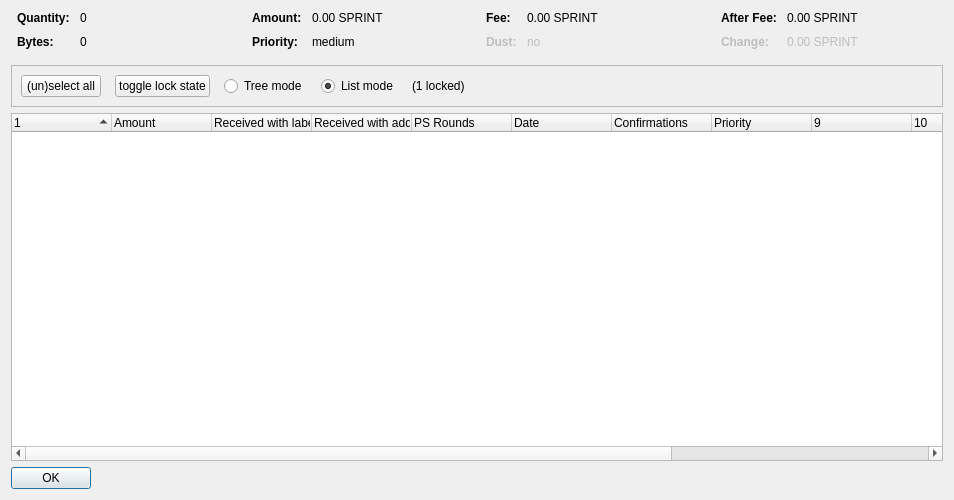
<?xml version="1.0" encoding="UTF-8"?>
<ui version="4.0">
 <class>CoinControlDialog</class>
 <widget class="QDialog" name="CoinControlDialog">
  <property name="geometry">
   <rect>
    <x>0</x>
    <y>0</y>
    <width>954</width>
    <height>500</height>
   </rect>
  </property>
  <property name="windowTitle">
   <string>Coin Selection</string>
  </property>
  <layout class="QVBoxLayout" name="verticalLayout">
   <item>
    <layout class="QHBoxLayout" name="horizontalLayoutTop" stretch="0,0,0,0">
     <property name="topMargin">
      <number>0</number>
     </property>
     <property name="bottomMargin">
      <number>10</number>
     </property>
     <item>
      <layout class="QFormLayout" name="formLayoutCoinControl1">
       <property name="horizontalSpacing">
        <number>10</number>
       </property>
       <property name="verticalSpacing">
        <number>10</number>
       </property>
       <property name="leftMargin">
        <number>6</number>
       </property>
       <property name="rightMargin">
        <number>6</number>
       </property>
       <item row="0" column="0">
        <widget class="QLabel" name="labelCoinControlQuantityText">
         <property name="font">
          <font>
           <weight>75</weight>
           <bold>true</bold>
          </font>
         </property>
         <property name="text">
          <string>Quantity:</string>
         </property>
        </widget>
       </item>
       <item row="0" column="1">
        <widget class="QLabel" name="labelCoinControlQuantity">
         <property name="cursor">
          <cursorShape>IBeamCursor</cursorShape>
         </property>
         <property name="contextMenuPolicy">
          <enum>Qt::ActionsContextMenu</enum>
         </property>
         <property name="text">
          <string notr="true">0</string>
         </property>
         <property name="textInteractionFlags">
          <set>Qt::LinksAccessibleByMouse|Qt::TextSelectableByKeyboard|Qt::TextSelectableByMouse</set>
         </property>
        </widget>
       </item>
       <item row="1" column="0">
        <widget class="QLabel" name="labelCoinControlBytesText">
         <property name="font">
          <font>
           <weight>75</weight>
           <bold>true</bold>
          </font>
         </property>
         <property name="text">
          <string>Bytes:</string>
         </property>
        </widget>
       </item>
       <item row="1" column="1">
        <widget class="QLabel" name="labelCoinControlBytes">
         <property name="cursor">
          <cursorShape>IBeamCursor</cursorShape>
         </property>
         <property name="contextMenuPolicy">
          <enum>Qt::ActionsContextMenu</enum>
         </property>
         <property name="text">
          <string notr="true">0</string>
         </property>
         <property name="textInteractionFlags">
          <set>Qt::LinksAccessibleByMouse|Qt::TextSelectableByKeyboard|Qt::TextSelectableByMouse</set>
         </property>
        </widget>
       </item>
      </layout>
     </item>
     <item>
      <layout class="QFormLayout" name="formLayoutCoinControl2">
       <property name="horizontalSpacing">
        <number>10</number>
       </property>
       <property name="verticalSpacing">
        <number>10</number>
       </property>
       <property name="leftMargin">
        <number>6</number>
       </property>
       <property name="rightMargin">
        <number>6</number>
       </property>
       <item row="0" column="0">
        <widget class="QLabel" name="labelCoinControlAmountText">
         <property name="font">
          <font>
           <weight>75</weight>
           <bold>true</bold>
          </font>
         </property>
         <property name="text">
          <string>Amount:</string>
         </property>
        </widget>
       </item>
       <item row="0" column="1">
        <widget class="QLabel" name="labelCoinControlAmount">
         <property name="cursor">
          <cursorShape>IBeamCursor</cursorShape>
         </property>
         <property name="contextMenuPolicy">
          <enum>Qt::ActionsContextMenu</enum>
         </property>
         <property name="text">
          <string notr="true">0.00 SPRINT</string>
         </property>
         <property name="textInteractionFlags">
          <set>Qt::LinksAccessibleByMouse|Qt::TextSelectableByKeyboard|Qt::TextSelectableByMouse</set>
         </property>
        </widget>
       </item>
       <item row="1" column="0">
        <widget class="QLabel" name="labelCoinControlPriorityText">
         <property name="font">
          <font>
           <weight>75</weight>
           <bold>true</bold>
          </font>
         </property>
         <property name="text">
          <string>Priority:</string>
         </property>
        </widget>
       </item>
       <item row="1" column="1">
        <widget class="QLabel" name="labelCoinControlPriority">
         <property name="cursor">
          <cursorShape>IBeamCursor</cursorShape>
         </property>
         <property name="contextMenuPolicy">
          <enum>Qt::ActionsContextMenu</enum>
         </property>
         <property name="text">
          <string>medium</string>
         </property>
         <property name="textInteractionFlags">
          <set>Qt::LinksAccessibleByMouse|Qt::TextSelectableByKeyboard|Qt::TextSelectableByMouse</set>
         </property>
        </widget>
       </item>
      </layout>
     </item>
     <item>
      <layout class="QFormLayout" name="formLayoutCoinControl3">
       <property name="horizontalSpacing">
        <number>10</number>
       </property>
       <property name="verticalSpacing">
        <number>10</number>
       </property>
       <property name="leftMargin">
        <number>6</number>
       </property>
       <property name="rightMargin">
        <number>6</number>
       </property>
       <item row="0" column="0">
        <widget class="QLabel" name="labelCoinControlFeeText">
         <property name="font">
          <font>
           <weight>75</weight>
           <bold>true</bold>
          </font>
         </property>
         <property name="text">
          <string>Fee:</string>
         </property>
        </widget>
       </item>
       <item row="0" column="1">
        <widget class="QLabel" name="labelCoinControlFee">
         <property name="cursor">
          <cursorShape>IBeamCursor</cursorShape>
         </property>
         <property name="contextMenuPolicy">
          <enum>Qt::ActionsContextMenu</enum>
         </property>
         <property name="text">
          <string notr="true">0.00 SPRINT</string>
         </property>
         <property name="textInteractionFlags">
          <set>Qt::LinksAccessibleByMouse|Qt::TextSelectableByKeyboard|Qt::TextSelectableByMouse</set>
         </property>
        </widget>
       </item>
       <item row="1" column="0">
        <widget class="QLabel" name="labelCoinControlLowOutputText">
         <property name="enabled">
          <bool>false</bool>
         </property>
         <property name="font">
          <font>
           <weight>75</weight>
           <bold>true</bold>
          </font>
         </property>
         <property name="text">
          <string>Dust:</string>
         </property>
        </widget>
       </item>
       <item row="1" column="1">
        <widget class="QLabel" name="labelCoinControlLowOutput">
         <property name="enabled">
          <bool>false</bool>
         </property>
         <property name="cursor">
          <cursorShape>IBeamCursor</cursorShape>
         </property>
         <property name="contextMenuPolicy">
          <enum>Qt::ActionsContextMenu</enum>
         </property>
         <property name="text">
          <string>no</string>
         </property>
         <property name="textInteractionFlags">
          <set>Qt::LinksAccessibleByMouse|Qt::TextSelectableByKeyboard|Qt::TextSelectableByMouse</set>
         </property>
        </widget>
       </item>
      </layout>
     </item>
     <item>
      <layout class="QFormLayout" name="formLayoutCoinControl4">
       <property name="horizontalSpacing">
        <number>10</number>
       </property>
       <property name="verticalSpacing">
        <number>10</number>
       </property>
       <property name="leftMargin">
        <number>6</number>
       </property>
       <property name="rightMargin">
        <number>6</number>
       </property>
       <item row="0" column="0">
        <widget class="QLabel" name="labelCoinControlAfterFeeText">
         <property name="font">
          <font>
           <weight>75</weight>
           <bold>true</bold>
          </font>
         </property>
         <property name="text">
          <string>After Fee:</string>
         </property>
        </widget>
       </item>
       <item row="0" column="1">
        <widget class="QLabel" name="labelCoinControlAfterFee">
         <property name="cursor">
          <cursorShape>IBeamCursor</cursorShape>
         </property>
         <property name="contextMenuPolicy">
          <enum>Qt::ActionsContextMenu</enum>
         </property>
         <property name="text">
          <string notr="true">0.00 SPRINT</string>
         </property>
         <property name="textInteractionFlags">
          <set>Qt::LinksAccessibleByMouse|Qt::TextSelectableByKeyboard|Qt::TextSelectableByMouse</set>
         </property>
        </widget>
       </item>
       <item row="1" column="0">
        <widget class="QLabel" name="labelCoinControlChangeText">
         <property name="enabled">
          <bool>false</bool>
         </property>
         <property name="font">
          <font>
           <weight>75</weight>
           <bold>true</bold>
          </font>
         </property>
         <property name="text">
          <string>Change:</string>
         </property>
        </widget>
       </item>
       <item row="1" column="1">
        <widget class="QLabel" name="labelCoinControlChange">
         <property name="enabled">
          <bool>false</bool>
         </property>
         <property name="cursor">
          <cursorShape>IBeamCursor</cursorShape>
         </property>
         <property name="contextMenuPolicy">
          <enum>Qt::ActionsContextMenu</enum>
         </property>
         <property name="text">
          <string notr="true">0.00 SPRINT</string>
         </property>
         <property name="textInteractionFlags">
          <set>Qt::LinksAccessibleByMouse|Qt::TextSelectableByKeyboard|Qt::TextSelectableByMouse</set>
         </property>
        </widget>
       </item>
      </layout>
     </item>
    </layout>
   </item>
   <item>
    <widget class="QFrame" name="frame">
     <property name="minimumSize">
      <size>
       <width>0</width>
       <height>40</height>
      </size>
     </property>
     <property name="frameShape">
      <enum>QFrame::StyledPanel</enum>
     </property>
     <property name="frameShadow">
      <enum>QFrame::Sunken</enum>
     </property>
     <layout class="QHBoxLayout" name="horizontalLayout">
      <item>
       <layout class="QHBoxLayout" name="horizontalLayoutPanel" stretch="0,0,0,0,0,0">
        <property name="spacing">
         <number>14</number>
        </property>
        <item>
         <widget class="QPushButton" name="pushButtonSelectAll">
          <property name="sizePolicy">
           <sizepolicy hsizetype="Maximum" vsizetype="Fixed">
            <horstretch>0</horstretch>
            <verstretch>0</verstretch>
           </sizepolicy>
          </property>
          <property name="text">
           <string>(un)select all</string>
          </property>
          <property name="autoDefault">
           <bool>false</bool>
          </property>
         </widget>
        </item>
        <item>
         <widget class="QPushButton" name="pushButtonToggleLock">
          <property name="sizePolicy">
           <sizepolicy hsizetype="Maximum" vsizetype="Fixed">
            <horstretch>0</horstretch>
            <verstretch>0</verstretch>
           </sizepolicy>
          </property>
          <property name="text">
           <string>toggle lock state</string>
          </property>
          <property name="autoDefault">
           <bool>false</bool>
          </property>
         </widget>
        </item>
        <item>
         <widget class="QRadioButton" name="radioTreeMode">
          <property name="sizePolicy">
           <sizepolicy hsizetype="Maximum" vsizetype="Fixed">
            <horstretch>0</horstretch>
            <verstretch>0</verstretch>
           </sizepolicy>
          </property>
          <property name="text">
           <string>Tree mode</string>
          </property>
         </widget>
        </item>
        <item>
         <widget class="QRadioButton" name="radioListMode">
          <property name="sizePolicy">
           <sizepolicy hsizetype="Maximum" vsizetype="Fixed">
            <horstretch>0</horstretch>
            <verstretch>0</verstretch>
           </sizepolicy>
          </property>
          <property name="text">
           <string>List mode</string>
          </property>
          <property name="checked">
           <bool>true</bool>
          </property>
         </widget>
        </item>
        <item>
         <widget class="QLabel" name="labelLocked">
          <property name="text">
           <string>(1 locked)</string>
          </property>
         </widget>
        </item>
        <item>
         <spacer name="horizontalSpacer">
          <property name="orientation">
           <enum>Qt::Horizontal</enum>
          </property>
          <property name="sizeHint" stdset="0">
           <size>
            <width>40</width>
            <height>20</height>
           </size>
          </property>
         </spacer>
        </item>
       </layout>
      </item>
     </layout>
    </widget>
   </item>
   <item>
    <widget class="CoinControlTreeWidget" name="treeWidget">
     <property name="contextMenuPolicy">
      <enum>Qt::CustomContextMenu</enum>
     </property>
     <property name="sortingEnabled">
      <bool>false</bool>
     </property>
     <property name="columnCount">
      <number>13</number>
     </property>
     <attribute name="headerShowSortIndicator" stdset="0">
      <bool>true</bool>
     </attribute>
     <attribute name="headerStretchLastSection">
      <bool>false</bool>
     </attribute>
     <column>
      <property name="text">
       <string/>
      </property>
     </column>
     <column>
      <property name="text">
       <string>Amount</string>
      </property>
     </column>
     <column>
      <property name="text">
       <string>Received with label</string>
      </property>
     </column>
     <column>
      <property name="text">
       <string>Received with address</string>
      </property>
     </column>
     <column>
      <property name="text">
       <string>PS Rounds</string>
      </property>
     </column>
     <column>
      <property name="text">
       <string>Date</string>
      </property>
     </column>
     <column>
      <property name="text">
       <string>Confirmations</string>
      </property>
      <property name="toolTip">
       <string>Confirmed</string>
      </property>
     </column>
     <column>
      <property name="text">
       <string>Priority</string>
      </property>
     </column>
     <column>
      <property name="text">
       <string/>
      </property>
     </column>
     <column>
      <property name="text">
       <string/>
      </property>
     </column>
     <column>
      <property name="text">
       <string/>
      </property>
     </column>
     <column>
      <property name="text">
       <string/>
      </property>
     </column>
     <column>
      <property name="text">
       <string/>
      </property>
     </column>
    </widget>
   </item>
   <item>
    <widget class="QDialogButtonBox" name="buttonBox">
     <property name="sizePolicy">
      <sizepolicy hsizetype="Maximum" vsizetype="Fixed">
       <horstretch>0</horstretch>
       <verstretch>0</verstretch>
      </sizepolicy>
     </property>
     <property name="orientation">
      <enum>Qt::Horizontal</enum>
     </property>
     <property name="standardButtons">
      <set>QDialogButtonBox::Ok</set>
     </property>
    </widget>
   </item>
  </layout>
 </widget>
 <customwidgets>
  <customwidget>
   <class>CoinControlTreeWidget</class>
   <extends>QTreeWidget</extends>
   <header>coincontroltreewidget.h</header>
  </customwidget>
 </customwidgets>
 <resources/>
 <connections/>
</ui>
